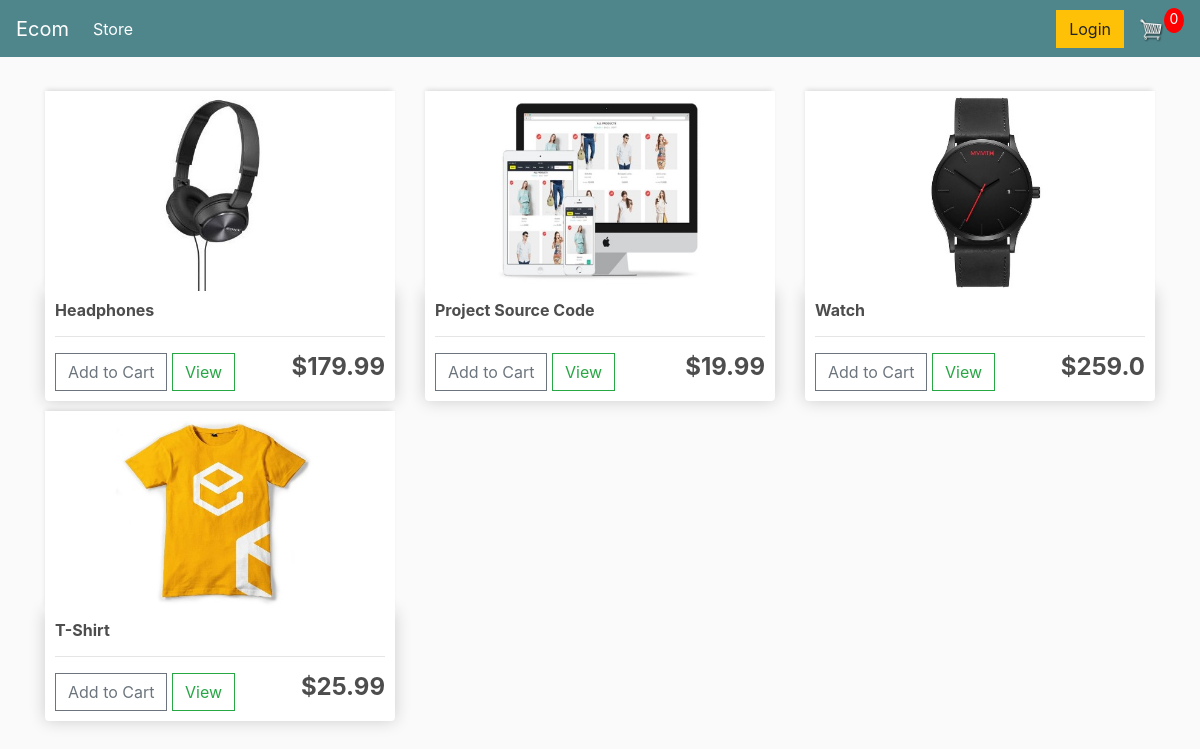
The page / on the database its author committed.
### store/models.py (models this page shows, shortened)
class Product(models.Model):
	name = models.CharField(max_length=200)
	price = models.FloatField()
	digital = models.BooleanField(default=False,null=True, blank=True)
	image = models.ImageField(null=True, blank=True)
	@property
	def imageURL(self):
		try:
			url = self.image.url
		except:
			url = ''
		return url

### store/views.py (the view)
# urls.py: path('', include('store.urls')),
def store(request):
	data = cartData(request)
	cartItems = data['cartItems']
	order = data['order']
	items = data['items']
	products = Product.objects.all()
	context = {'products':products, 'cartItems':cartItems}
	return render(request, 'store/store.html', context)

### store/utils.py (called while the page is built, shortened)
def cookieCart(request):
	try:
		cart = json.loads(request.COOKIES['cart'])
	except:
		cart = {}
		print('CART:', cart)
	items = []
	order = {'get_cart_total':0, 'get_cart_items':0, 'shipping':False}
	cartItems = order['get_cart_items']
	return {'cartItems':cartItems ,'order':order, 'items':items}

def cartData(request):
	if request.user.is_authenticated:
		customer = request.user.customer
		order, created = Order.objects.get_or_create(customer=customer, complete=False)
		items = order.orderitem_set.all()
		cartItems = order.get_cart_items
	else:
		cookieData = cookieCart(request)
		cartItems = cookieData['cartItems']
		order = cookieData['order']
		items = cookieData['items']
	return {'cartItems':cartItems ,'order':order, 'items':items}

### store/templates/store/store.html
{% extends 'store/main.html' %}
{% load static %}
{% block content %}
	<div class="row">
		{% for product in products %}
		<div class="col-lg-4">
			<img class="thumbnail" src="{{product.imageURL}}">
			<div class="box-element product">
				<h6><strong>{{product.name}}</strong></h6>
				<hr>
				<button data-product="{{product.id}}" data-action="add" class="btn btn-outline-secondary add-btn update-cart">Add to Cart</button>
				<a class="btn btn-outline-success" href="#">View</a>
				<h4 style="display: inline-block; float: right"><strong>${{product.price}}</strong></h4>
			</div>
		</div>
		{% endfor %}
	</div>
{% endblock content %}

### store/templates/store/main.html (shortened to what this page needs)
<!DOCTYPE html>
{% load static %}
<html>
<head>
	<link rel="stylesheet" href="https://stackpath.bootstrapcdn.com/bootstrap/4.4.1/css/bootstrap.min.css">
	<link rel="stylesheet" type="text/css" href="{% static 'css/main.css' %}">
</head>
<body>
	<nav class="navbar navbar-expand-lg navbar-dark bg-dark">
	  <a class="navbar-brand" href="{% url 'store' %}">Ecom</a>
	  <div class="collapse navbar-collapse" id="navbarSupportedContent">
	    <ul class="navbar-nav mr-auto">
	      <li class="nav-item active">
	        <a class="nav-link" href="{% url 'store' %}">Store <span class="sr-only">(current)</span></a>
	      </li>
	    </ul>
	    <div class="form-inline my-2 my-lg-0">
	     	<a href="#"class="btn btn-warning">Login</a>
	     	<a href="{% url 'cart' %}">
	    		<img  id="cart-icon" src="{% static 'images/cart.png' %}">
	    	</a>
	    	<p id="cart-total">{{cartItems}}</p>
	    </div>
	  </div>
	</nav>
     <div class="container">
            <br>
            {% block content %}
            {% endblock content %}
         </div>
</body>
</html>

### static/css/main.css (style rules this page uses)
body { background-color: hsl(0, 0%, 98%); }
h1,h2,h3,h4,h5,h6 { color:hsl(0, 0%, 30%); }
.box-element { box-shadow:hsl(0, 0%, 80%) 0 0 16px; background-color: #fff; border-radius: 4px; padding: 10px; }
.thumbnail { width: 100%; height: 200px; -webkit-box-shadow: -1px -3px 5px -2px rgba(214,214,214,1); -moz-box-shadow: -1px -3px 5px -2px rgba(214,214,214,1); box-shadow: -1px -3px 5px -2px rgba(214,214,214,1); }
.product { border-radius: 0 0 4px 4px; }
.bg-dark { background-color: #4f868c!important; }
#cart-icon { width:25px; display: inline-block; margin-left: 15px; }
#cart-total { display: block; text-align: center; color:#fff; background-color: red; width: 20px; height: 25px; border-radius: 50%; font-size: 14px; }
.col-lg-4, .col-lg-6, .col-lg-8, .col-lg-12 { margin-top: 10px; }
.btn { border-radius: 0; }

### rows shown on the page
Product: imageURL (picture), name "Headphones", price "179.99"
Product: imageURL (picture), name "Project Source Code", price "19.99"
Product: imageURL (picture), name "Watch", price "259.0"
Product: imageURL (picture), name "T-Shirt", price "25.99"

### other values the page prints
{{ cartItems }} "0"
